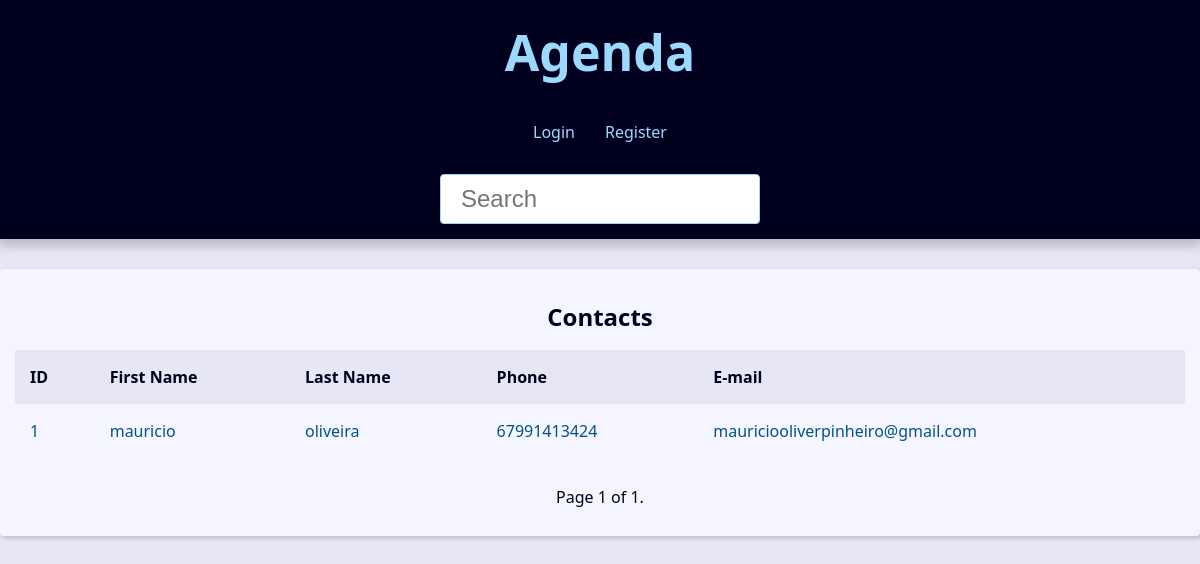
The app's page /, older data.
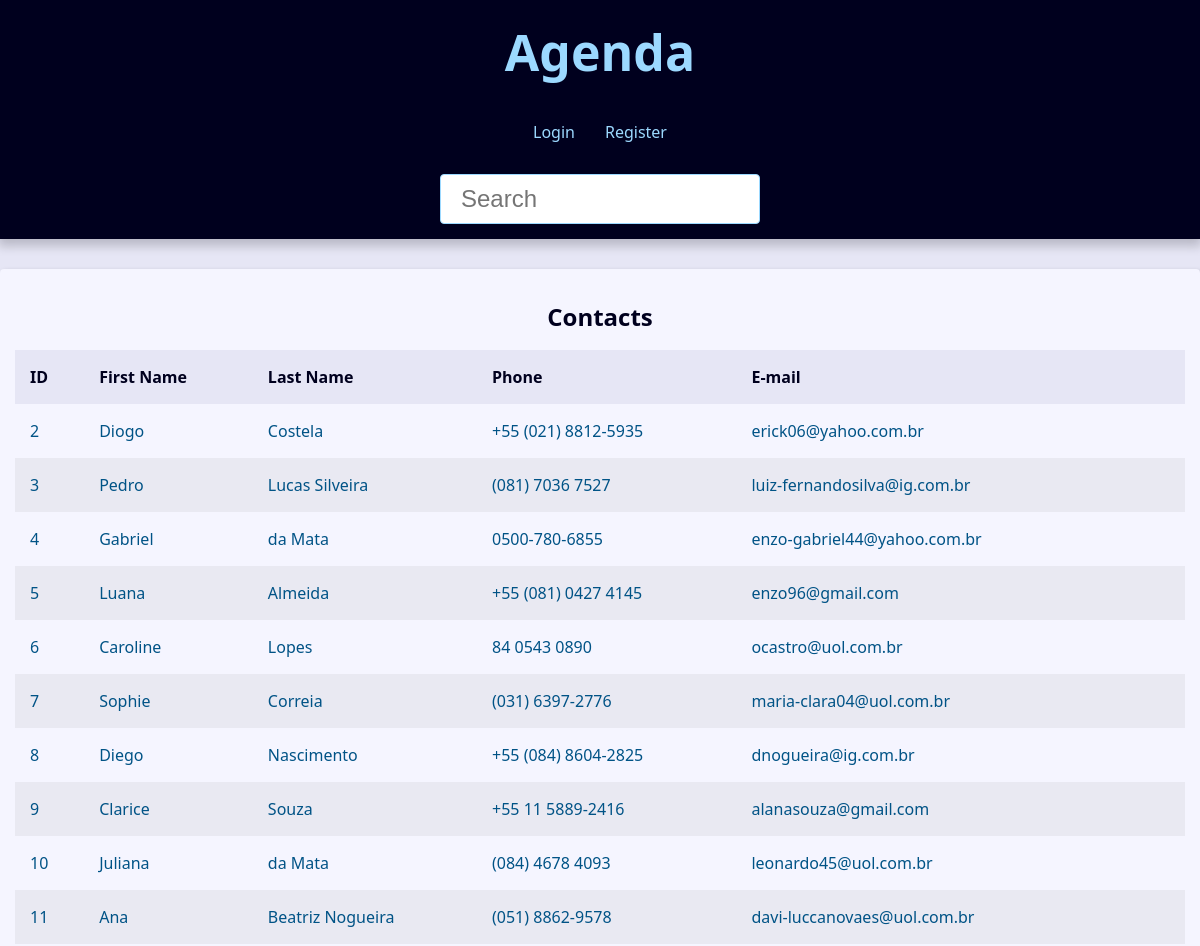
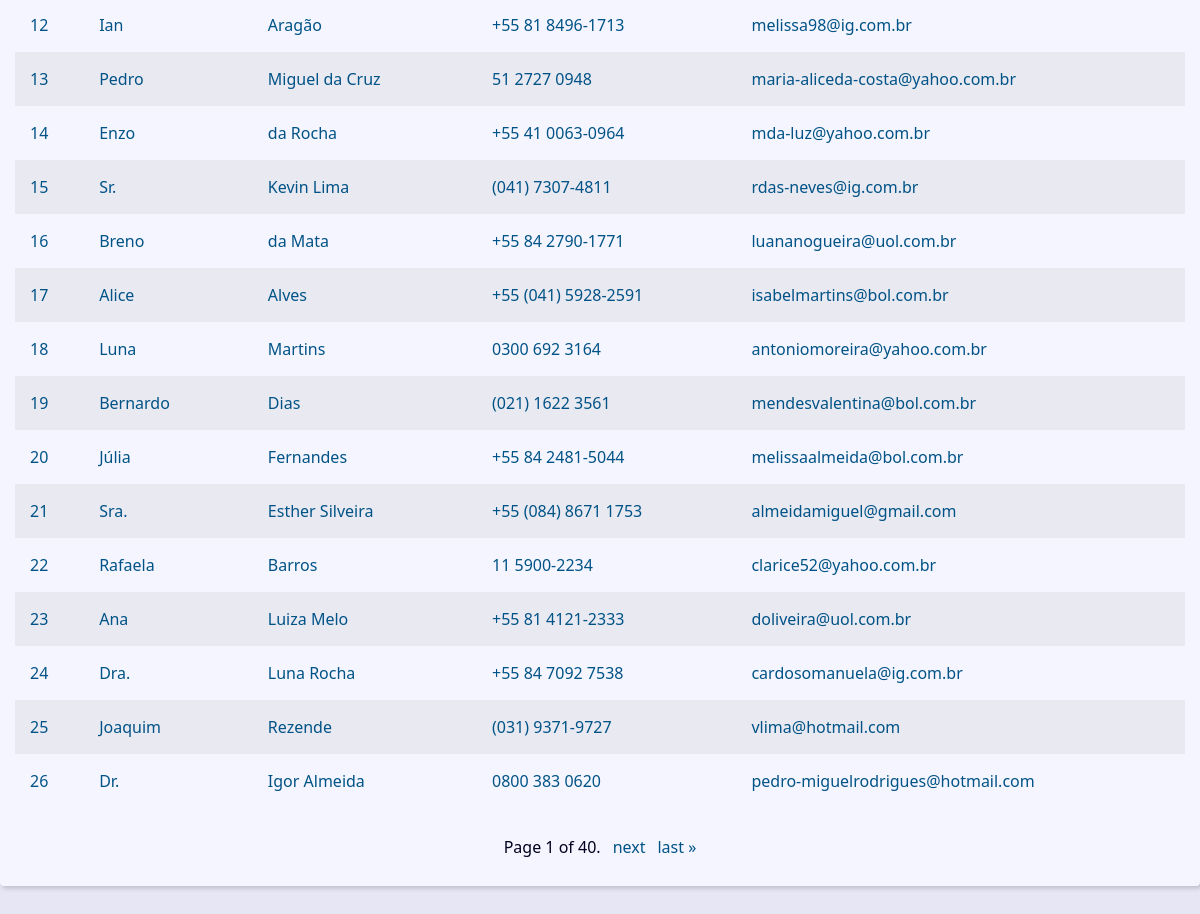
The same page, newer data (2 pictures, top to bottom).
### contact/models.py (models this page shows, shortened)
class Contact(models.Model):
    first_name      =   models.CharField(max_length             =   50)
    last_name       =   models.CharField(max_length             =   50)
    phone           =   models.CharField(max_length             =   50)
    email           =   models.EmailField(max_length            =   254,    blank   =   True)
    create_date     =   models.DateTimeField(default            =   timezone.now)
    description     =   models.TextField(blank                  =   True)
    show            =   models.BooleanField(default             =   True)
    picture         =   models.ImageField(blank                 =   True, upload_to='picture/%Y/%m/')
    cotegory        =   models.ForeignKey(Category, on_delete   =   models.SET_NULL, blank = True, null = True)
    owner           =   models.ForeignKey(User , on_delete      =   models.SET_NULL, blank = True, null = True)

### contact/views/contact_views.py (the view)
# urls.py: path('',views.IndexView.as_view(), name='index'),
class IndexView(View):
    template_name = 'contact/index.html'
    def get(self, request , *args , **kwargs):
        contact    =   Contact.objects.filter(show=True).order_by('id')
        paginator = Paginator(contact, 25)
        page_number = request.GET.get("page")
        page_obj    =   paginator.get_page(page_number)
        context = {
                    'page_obj'      :   page_obj,
                    'site_title'    :   'Contatos - '
                }
        return render(request, self.template_name,context)

### contact/templates/contact/index.html (shortened to what this page needs)
{% extends "global/base.html" %}
{% block content %}
    {% if page_obj %}
    <div class="responsive-table">
        <table class="contacts-table">
            <caption class = "table-caption">
                Contacts
            </caption>
            <thead>
                <tr class = "table-row table-row-header">
                    <th class="table-header">ID</th>
                    <th class="table-header">First Name</th>
                    <th class="table-header">Last Name</th>
                    <th class="table-header">Phone</th>
                    <th class="table-header">E-mail</th>
                </tr>
            </thead>
            <tbady>
                {% for contact in page_obj  %}
                    <tr class="table-row">
                        <td class="table-cel">
                            <a
                            class="table-link"
                            href={% url "contact:contact" contact.id %}>
                            {{contact.id}}
                        </td>
                        <td class="table-cel">
                            <a class="table-link" href="#">
                                {{contact.first_name}}
                            </a>
                        </td>
                        <td class="table-cel">
                            <a class="table-link" href="#">
                                {{contact.last_name}}
                            </a>
                        </td>
                        <td class="table-cel">
                            <a class="table-link" href="#">
                                {{contact.phone}}
                            </a>
                        </td>
                        <td class="table-cel">
                            <a class="table-link" href="#">
                                {{contact.email}}
                            </a>
                        </td>
                    </tr>
                {% endfor %}
            </tbady>
        </table>
    </div>
    {% else %}
    <div class="single-contact">
        <h1 class="single-contact-name">
            Nenhum contato encontrado
        </h1>
    </div>
{% endif %}
{% endblock content %}

### base_templates/global/base.html (shortened to what this page needs)
{% load static %}<!DOCTYPE html>
<html lang="pt-br">
<head>
   <link rel="stylesheet" href="{% static 'global/css/style.css' %}">
</head>
<body>
    {% include "global/partial/_header.html" %}
    <main class="content">
        {% block content %}{% endblock content %}
        {% include "global/partial/_pagination.html" %}
    </main>
</body>
</html>

### base_templates/global/partial/_header.html
<header class="header">
    <h1 class="header-heading">
        <a href="{% url 'contact:index' %}" class="header-link">
            Agenda
        </a>
    </h1>
    <nav class="menu">
        <ul class="menu-list">
            {% if user.is_authenticated %}
            <li class="menu-item">
                <a href="{% url "contact:create" %}" class="menu-link">
                        Create
                </a>
            </li>
            <li class="menu-item">
                <a href="{% url "contact:user_update" %}" class="menu-link">
                        Profile
                </a>
            </li>
            <li class="menu-item">
                <a href="{% url "contact:logout" %}" class="menu-link">
                        Logout
                </a>
            </li>
            {% else %}
            <li class="menu-item">
                <a href="{% url "contact:login" %}" class="menu-link">
                        Login
                </a>
            </li>
            <li class="menu-item">
                <a href="{% url "contact:register" %}" class="menu-link">
                        Register
                </a>
            </li>
            {% endif %}
        </ul>
    </nav>
    <div class="search">
        <form
            action="{% url 'contact:search'%}"
            method="GET">
            <input
            type="text"
            class="search-input"
            placeholder="Search"
            id="search"
            name="q"
            >
        </form>
    </div>
</header>

### base_templates/global/partial/_pagination.html (shortened to what this page needs)
{% if page_obj  %}
    <div class="pagination">
        <span class="step-links">
            <span class="current">
                Page {{ page_obj.number }} of {{ page_obj.paginator.num_pages }}.
            </span>
            {% if page_obj.has_next %}
                <a href="?page={{ page_obj.next_page_number }}&q={{request.GET.q.strip}}">next</a>
                <a href="?page={{ page_obj.paginator.num_pages }}&q={{request.GET.q.strip}}">last &raquo;</a>
            {% endif %}
        </span>
    </div>
{% endif %}

### base_static/global/css/style.css (style rules this page uses)
:root { --spacing: 1.5rem; --link-dark-color: rgb(0, 83, 134); --link-light-color: rgb(156, 217, 255); --clr-white: rgb(245, 245, 255); --clr-black: rgb(0, 0, 30); --clr-light-gray: rgb(230, 230, 245); --clr-dark-shadow-5: rgba(0, 0, 10, 5%); --clr-dark-shadow-10: rgba(0, 0, 10, 10%); --clr-dark-shadow-20: rgba(0, 0, 10, 20%); --clr-light-shadow-5: rgba(200, 200, 255, 5%); --clr-light-shadow-10: rgba(200, 200, 255, 10%); --clr-light-shadow-20: rgba(200, 200, 255, 20%); --main-page-width: 120rem; --table-min-width: 60rem; --biggest-font-size: 5rem; --bigger-font-size: 4rem; --big-font-size: 3.2rem; --medium-font-size: 2.4rem; --small-font-size: 1.6rem; --smaller-font-size: 1.4rem; --smallest-font-size: 1.2rem; --transition-fast: 300ms; --transition-medium: 600ms; --transition-slow: 1s; --default-border-radius: 4px; }
*, *::before, *::after { margin: 0; padding: 0; box-sizing: border-box; }
html { font-size: 62.5%; }
body { font-family: system-ui, -apple-system, BlinkMacSystemFont, 'Segoe UI', Roboto, Oxygen, Ubuntu, Cantarell, 'Open Sans', 'Helvetica Neue', sans-serif; line-height: 1.5; font-size: var(--small-font-size); color: var(--clr-black); -webkit-font-smoothing: antialiased; background: var(--clr-light-gray); }
.header { background: var(--clr-black); padding: var(--spacing); box-shadow: 0 5px 10px 2px var(--clr-dark-shadow-20); z-index: 1; position: relative; }
.header-heading { font-size: var(--biggest-font-size); text-align: center; }
.header-link { color: var(--link-light-color); text-decoration: none; transition: filter var(--transition-fast) ease-in-out; }
.menu { margin: var(--spacing); }
.menu-list { list-style: none; display: flex; justify-content: center; flex-flow: row wrap; }
.menu-link { display: block; padding: var(--spacing); color: var(--link-light-color); text-decoration: none; transition: background-color var(--transition-fast) ease-in-out; border-radius: var(--default-border-radius); }
.content { max-width: var(--main-page-width); margin: calc(var(--spacing) * 2) auto; padding: var(--spacing); background: var(--clr-white); box-shadow: 2px 2px 5px var(--clr-dark-shadow-20); border-radius: var(--default-border-radius); }
.responsive-table { width: 100%; overflow-x: auto; }
.contacts-table { width: 100%; min-width: var(--table-min-width); border-collapse: collapse; }
.table-caption { font-size: var(--medium-font-size); font-weight: bold; padding: var(--spacing); }
.table-row { text-align: left; text-overflow: ellipsis; transition: background-color var(--transition-fast) ease-in-out; }
.table-row:nth-of-type(2n) { background: var(--clr-dark-shadow-5); }
.table-row-header { background: var(--clr-light-gray); color: var(--clr-black); }
.table-cel, .table-header { padding: var(--spacing); }
.table-link { color: var(--link-dark-color); transition: color var(--transition-fast) ease-in-out; text-decoration: none; }
.pagination { margin-top: var(--spacing); display: flex; justify-content: center; padding: calc(var(--spacing) * 0.8); font-size: var(--small-font-size); }
.pagination .step-links { display: flex; gap: calc(var(--spacing) * 0.8); }
.pagination .step-links a { color: var(--link-dark-color); transition: color var(--transition-fast) ease-in-out; text-decoration: none; display: block; }
.search { display: flex; justify-content: center; }
.search-input { font-size: var(--medium-font-size); padding: 1rem 2rem; width: 100%; max-width: 32rem; border-radius: var(--default-border-radius); border: 1px solid var(--link-light-color); }

Row changes from the older to the newer data that the page shows:
removed Contact: id "1", first_name "mauricio", last_name "oliveira", phone "67991413424", email "mauriciooliverpinheiro@gmail.com"
added Contact: id "2", first_name "Diogo", last_name "Costela", phone "+55 (021) 8812-5935", email "erick06@yahoo.com.br"
added Contact: id "3", first_name "Pedro", last_name "Lucas Silveira", phone "(081) 7036 7527", email "luiz-fernandosilva@ig.com.br"
added Contact: id "4", first_name "Gabriel", last_name "da Mata", phone "0500-780-6855", email "enzo-gabriel44@yahoo.com.br"
added Contact: id "5", first_name "Luana", last_name "Almeida", phone "+55 (081) 0427 4145", email "enzo96@gmail.com"
added Contact: id "6", first_name "Caroline", last_name "Lopes", phone "84 0543 0890", email "ocastro@uol.com.br"
added Contact: id "7", first_name "Sophie", last_name "Correia", phone "(031) 6397-2776", email "maria-clara04@uol.com.br"
added Contact: id "8", first_name "Diego", last_name "Nascimento", phone "+55 (084) 8604-2825", email "dnogueira@ig.com.br"
added Contact: id "9", first_name "Clarice", last_name "Souza", phone "+55 11 5889-2416", email "alanasouza@gmail.com"
added Contact: id "10", first_name "Juliana", last_name "da Mata", phone "(084) 4678 4093", email "leonardo45@uol.com.br"
added Contact: id "11", first_name "Ana", last_name "Beatriz Nogueira", phone "(051) 8862-9578", email "davi-luccanovaes@uol.com.br"
added Contact: id "12", first_name "Ian", last_name "Aragão", phone "+55 81 8496-1713", email "melissa98@ig.com.br"
added Contact: id "13", first_name "Pedro", last_name "Miguel da Cruz", phone "51 2727 0948", email "maria-aliceda-costa@yahoo.com.br"
added Contact: id "14", first_name "Enzo", last_name "da Rocha", phone "+55 41 0063-0964", email "mda-luz@yahoo.com.br"
added Contact: id "15", first_name "Sr.", last_name "Kevin Lima", phone "(041) 7307-4811", email "rdas-neves@ig.com.br"
added Contact: id "16", first_name "Breno", last_name "da Mata", phone "+55 84 2790-1771", email "luananogueira@uol.com.br"
added Contact: id "17", first_name "Alice", last_name "Alves", phone "+55 (041) 5928-2591", email "isabelmartins@bol.com.br"
added Contact: id "18", first_name "Luna", last_name "Martins", phone "0300 692 3164", email "antoniomoreira@yahoo.com.br"
added Contact: id "19", first_name "Bernardo", last_name "Dias", phone "(021) 1622 3561", email "mendesvalentina@bol.com.br"
added Contact: id "20", first_name "Júlia", last_name "Fernandes", phone "+55 84 2481-5044", email "melissaalmeida@bol.com.br"
added Contact: id "21", first_name "Sra.", last_name "Esther Silveira", phone "+55 (084) 8671 1753", email "almeidamiguel@gmail.com"
added Contact: id "22", first_name "Rafaela", last_name "Barros", phone "11 5900-2234", email "clarice52@yahoo.com.br"
added Contact: id "23", first_name "Ana", last_name "Luiza Melo", phone "+55 81 4121-2333", email "doliveira@uol.com.br"
added Contact: id "24", first_name "Dra.", last_name "Luna Rocha", phone "+55 84 7092 7538", email "cardosomanuela@ig.com.br"
added Contact: id "25", first_name "Joaquim", last_name "Rezende", phone "(031) 9371-9727", email "vlima@hotmail.com"
added Contact: id "26", first_name "Dr.", last_name "Igor Almeida", phone "0800 383 0620", email "pedro-miguelrodrigues@hotmail.com"
Text that changed along with them:
{{ page_obj.paginator.num_pages }}: "1" → "40"
text now shown: "next last »"
